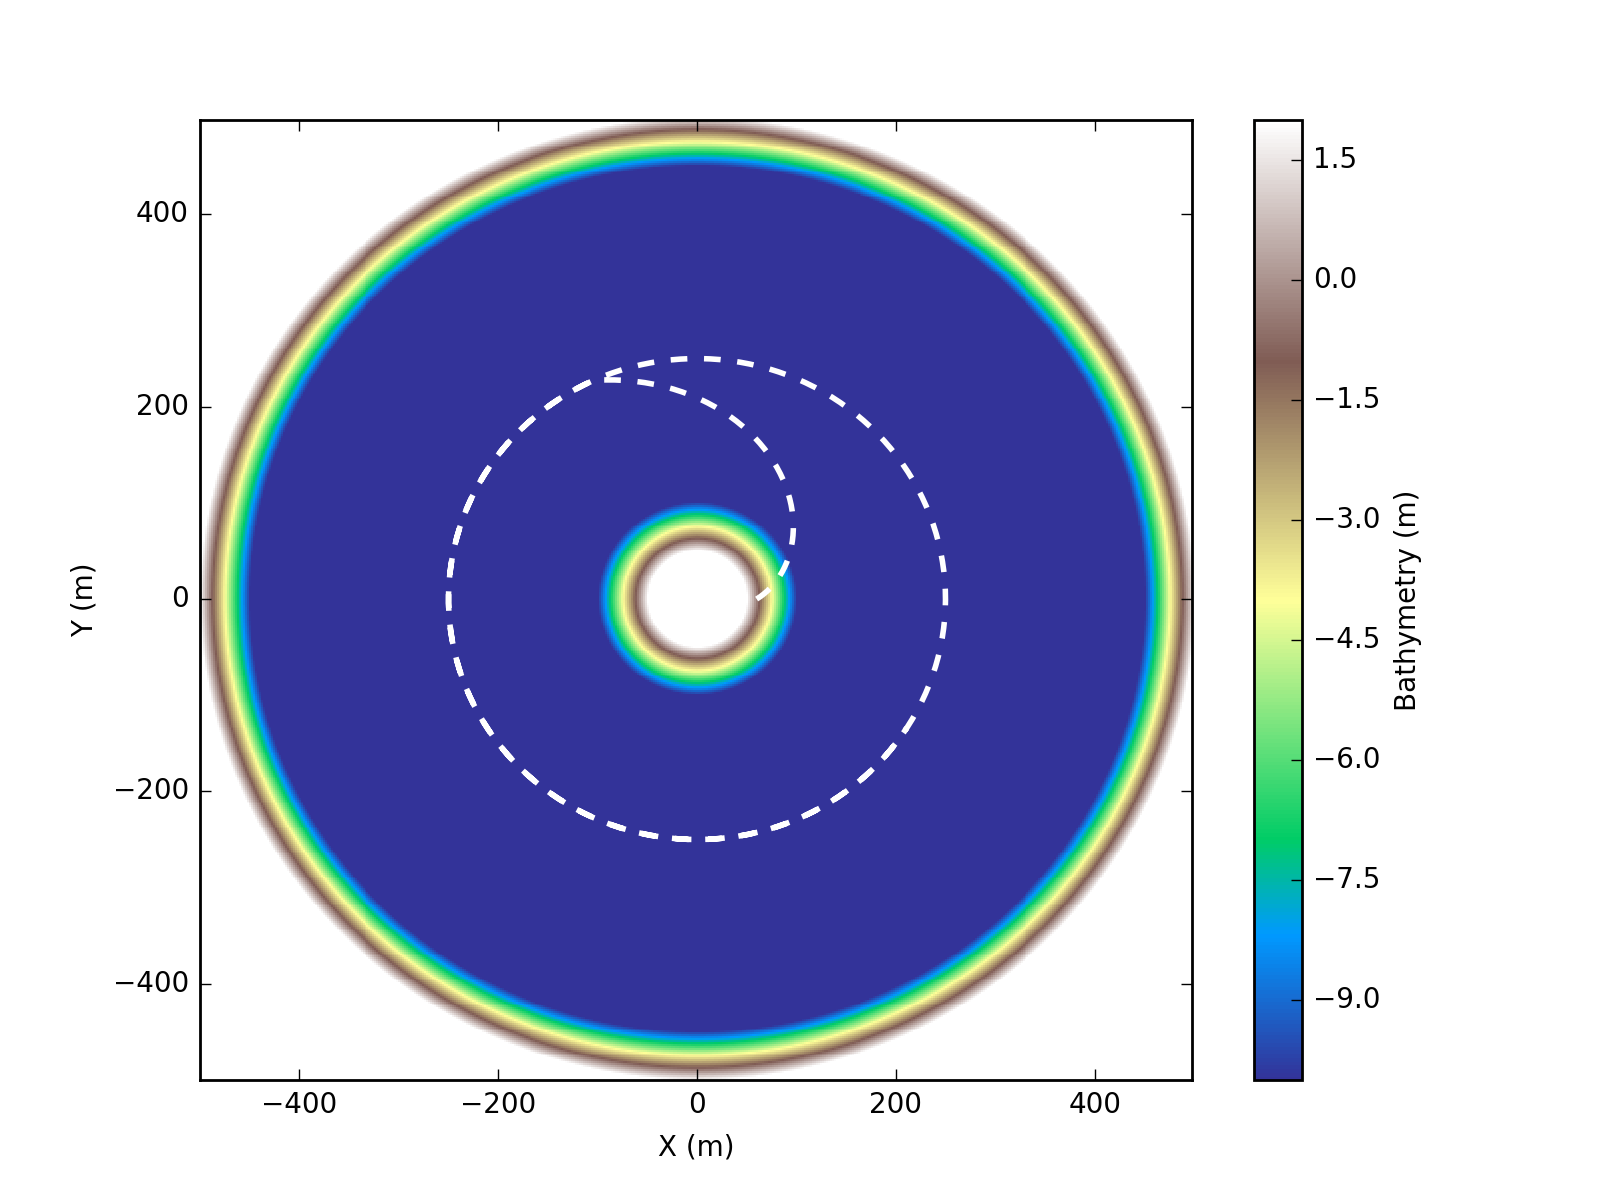

Source code (Python):
### Plot vessel_island wave  ###

# import necessary modules
import numpy as np               
import matplotlib.pyplot as plt



# compute bathymetry
m = 500   # x dimension points
n = 500   # y dimension points
dx = 2.0
dy = 2.0

x = np.asarray([(float(xa)*dx)-m/2*dx for xa in range(m)])
y = np.asarray([(float(ya)*dy)-n/2*dy for ya in range(n)])

X, Y = np.meshgrid(x,y)

R1 = 450
R2 = 100
Slope = 0.24
Slope_is = 0.24

dep = np.zeros((n,m))+10.0

for j in range(n):
    for i in range(m):
        
        r = np.sqrt(X[j,i]**2 + Y[j,i]**2)
        
        if r > R1:
            dep[j,i] = 10.0 - (r-R1)*Slope

        elif r<R2:
            dep[j,i] = 10.0 - (R2-r)*Slope_is

            

loc = np.where(dep<-2.0)  # locate indexes where dep < -2.0
dep[loc] = -2.0           # sustitute those values by -2.0

# figure size option 
wid = 8    # width
length = 6 # length

# plot figure
fig = plt.figure(figsize=(wid,length),dpi=200)
plt.pcolor(x, y, -1*dep,cmap='terrain')         #plot depth in figure
cbar=plt.colorbar()
cbar.set_label('Bathymetry (m)', rotation=90)

plt.ylabel('Y (m)')
plt.xlabel('X (m)')
plt.axis('tight')

Rs = R2 - 40.0
x0 = Rs
y0 = 0.0
speed0 = 10.0

xship = []
xship.append(x0)

yship = []
yship.append(y0)

actsp = []
actsp.append(0.0)

t0 = 50
Rship = 250

t = range(0,301)
for it in range(1,len(t)):
    if t[it] < t0:
        rship = Rs + (Rship-Rs)*t[it]/t0

    else:
        rship = Rship

    omega = speed0/Rship
    angle = t[it]*omega

    xship.append(rship*np.cos(angle))
    yship.append(rship*np.sin(angle))

    ACTSP = np.sqrt((xship[it]-xship[it-1])**2 + (yship[it]-yship[it-1])**2)/(t[it]-t[it-1])
    actsp.append(ACTSP)

    
plt.hold(True)
plt.plot(xship,yship,'w--',linewidth = 2)  # plot ship in figure

# save figure
fig.savefig('mk_depth.png', dpi=fig.dpi)



# create vessel file 
vessel = np.zeros((len(t),4))
vessel[:,0] = t
vessel[:,1] =np.asarray(xship)+m/2*dx
vessel[:,2] = np.asarray(yship)+n/2*dy
vessel[:,3] = np.asarray(actsp)

np.savetxt('depth.txt',dep)  
np.savetxt('vessel_001.txt',vessel)

